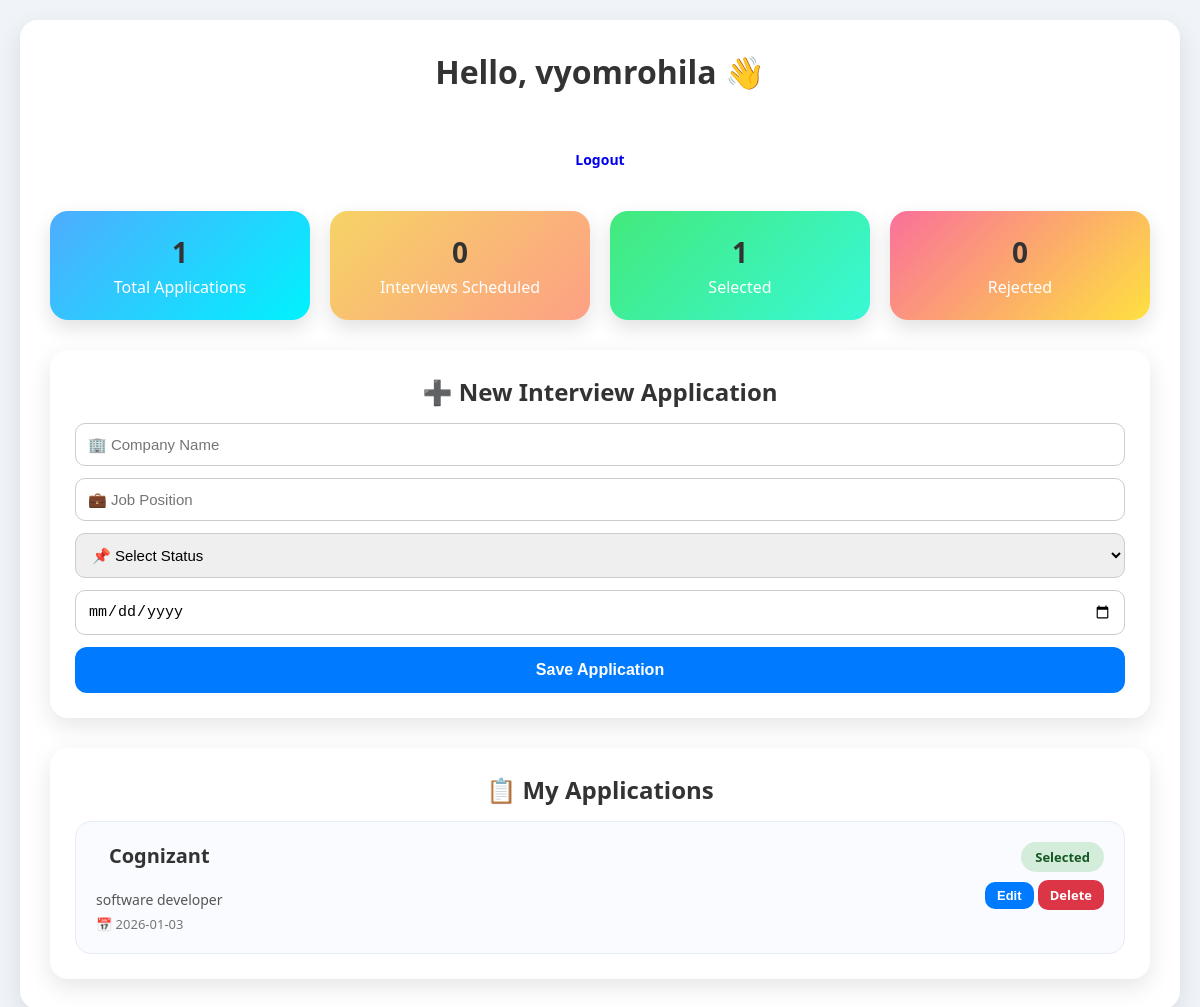
The page /dashboard (signed in) on the database its author committed.
### models.py (models this page shows, shortened)
class User(UserMixin, db.Model):
    id = db.Column(db.Integer, primary_key=True)
    username = db.Column(db.String(100), nullable=False)
    email = db.Column(db.String(120), unique=True, nullable=False)
    password_hash = db.Column(db.String(200), nullable=False)
    applications = db.relationship('Application', backref='user', lazy=True)

class Application(db.Model):
    id = db.Column(db.Integer, primary_key=True)
    company_name = db.Column(db.String(150), nullable=False)
    job_position = db.Column(db.String(150), nullable=False)
    status = db.Column(db.String(50), nullable=False)
    interview_date = db.Column(db.String(50), nullable=False)
    user_id = db.Column(db.Integer, db.ForeignKey('user.id'), nullable=False)

### app.py (the view, shortened to what this page needs)
@app.route('/dashboard', methods=['GET', 'POST'])
@login_required
def dashboard():
    applications = Application.query.filter_by(user_id=current_user.id).all()
    total_apps = len(applications)
    interviews_scheduled = len([a for a in applications if a.status == 'Interview Scheduled'])
    selected = len([a for a in applications if a.status == 'Selected'])
    rejected = len([a for a in applications if a.status == 'Rejected'])
    return render_template(
        'dashboard.html',
        applications=applications,
        username=current_user.username,
        total_apps=total_apps,
        interviews_scheduled=interviews_scheduled,
        selected=selected,
        rejected=rejected
    )

### app.py (called while the page is built)
@login_manager.user_loader
def load_user(user_id):
    return db.session.get(User, int(user_id))

### templates/dashboard.html (shortened to what this page needs)
<!DOCTYPE html>
<html lang="en">
<head>
    <link rel="stylesheet" href="{{ url_for('static', filename='style.css') }}">
</head>
<body>
<div class="container dashboard">
    <div class="dashboard-header">
        <h1>Hello, {{ username }} 👋</h1>
    </div>
    <div class="logout-wrapper">
        <a href="{{ url_for('logout') }}" class="btn logout">Logout</a>
    </div>
    <div class="stats">
        <div class="stat-card total">
            <h3>{{ total_apps }}</h3>
            <p>Total Applications</p>
        </div>
        <div class="stat-card scheduled">
            <h3>{{ interviews_scheduled }}</h3>
            <p>Interviews Scheduled</p>
        </div>
        <div class="stat-card selected">
            <h3>{{ selected }}</h3>
            <p>Selected</p>
        </div>
        <div class="stat-card rejected">
            <h3>{{ rejected }}</h3>
            <p>Rejected</p>
        </div>
    </div>
    <div class="card highlight">
        <h2>➕ New Interview Application</h2>
        <form method="POST" class="form">
            <input type="text" name="company" placeholder="🏢 Company Name" required>
            <input type="text" name="position" placeholder="💼 Job Position" required>
            <select name="status" required>
                <option value="">📌 Select Status</option>
            </select>
            <input type="date" name="date" required>
            <button type="submit" class="btn primary full">Save Application</button>
        </form>
    </div>
    <div class="card">
        <h2>📋 My Applications</h2>
        {% if applications %}
        <div class="applications">
            {% for app in applications %}
            <div class="application-card">
                <div class="app-left">
                    <h3>{{ app.company_name | title }}</h3>
                    <p class="position">{{ app.job_position }}</p>
                    <p class="date">📅 {{ app.interview_date }}</p>
                </div>
                <div class="app-right">
                    <span class="status {{ app.status|lower|replace(' ', '-') }}">
                        {{ app.status }}
                    </span>
                    <div class="actions">
                        <button type="button"
                                class="btn small edit-btn"
                                onclick="document.getElementById('edit-{{ app.id }}').style.display='block'">
                            Edit
                        </button>
                        <a href="{{ url_for('delete_application', id=app.id) }}"
                           class="btn danger small"
                           onclick="return confirm('Are you sure you want to delete this application?')">
                           Delete
                        </a>
                    </div>
                </div>
            </div>
            {% endfor %}
        </div>
        {% else %}
            <p class="empty">No applications added yet.</p>
        {% endif %}
    </div>
</div>
</body>
</html>

### static/style.css (style rules this page uses)
* { margin: 0; padding: 0; box-sizing: border-box; }
body { font-family: 'Segoe UI', Tahoma, Geneva, Verdana, sans-serif; background: #f0f4f8; min-height: 100vh; display: flex; justify-content: center; align-items: flex-start; padding: 20px; }
.container { background: #ffffff; padding: 30px; border-radius: 18px; box-shadow: 0 8px 25px rgba(0,0,0,0.1); width: 100%; max-width: 420px; }
.dashboard { max-width: 1200px; width: 100%; display: flex; flex-direction: column; gap: 30px; }
.dashboard > * { width: 100%; }
h1, h2, h3 { color: #333; margin-bottom: 15px; text-align: center; }
.form { display: flex; flex-direction: column; gap: 12px; }
input, select { padding: 12px; border-radius: 10px; border: 1px solid #ccc; font-size: 15px; }
button, .btn { padding: 12px 18px; border-radius: 10px; border: none; font-size: 14px; font-weight: 600; cursor: pointer; text-decoration: none; text-align: center; display: inline-block; }
button, .btn.primary { background: #007BFF; color: #fff; }
.btn.danger { background: #dc3545; color: #fff; }
.btn.small { padding: 6px 12px; font-size: 13px; }
.dashboard-header { text-align: center; }
.logout-wrapper { display: flex; justify-content: center; }
.stats { display: grid; grid-template-columns: repeat(auto-fit, minmax(220px, 1fr)); gap: 20px; }
.stat-card { padding: 22px; border-radius: 18px; text-align: center; color: #fff; box-shadow: 0 8px 20px rgba(0,0,0,0.12); }
.stat-card h3 { font-size: 28px; margin-bottom: 5px; }
.stat-card.total { background: linear-gradient(135deg, #4facfe, #00f2fe); }
.stat-card.scheduled { background: linear-gradient(135deg, #f6d365, #fda085); }
.stat-card.selected { background: linear-gradient(135deg, #43e97b, #38f9d7); }
.stat-card.rejected { background: linear-gradient(135deg, #fa709a, #fee140); }
.card { background: #ffffff; padding: 25px; border-radius: 18px; box-shadow: 0 8px 25px rgba(0,0,0,0.1); }
.applications { display: flex; flex-direction: column; gap: 18px; }
.application-card { background: #f9fbff; border-radius: 16px; padding: 20px; border: 1px solid #e6ecf5; display: flex; justify-content: space-between; align-items: flex-start; }
.app-left { display: flex; flex-direction: column; gap: 6px; }
.app-left h3 { font-size: 20px; font-weight: 700; text-transform: capitalize; }
.position { font-size: 14px; color: #555; }
.date { font-size: 13px; color: #777; }
.app-right { display: flex; flex-direction: column; align-items: flex-end; gap: 8px; }
.status { padding: 6px 14px; border-radius: 20px; font-size: 13px; font-weight: 600; }
.status.selected { background: #d4edda; color: #155724; }
.btn.primary { padding: 14px 38px; font-size: 1rem; border-radius: 12px; }

### rows shown on the page
User: username "vyomrohila"
Application: company_name "Cognizant", job_position "software developer", interview_date "2026-01-03", status "Selected"

### other values the page prints
{{ total_apps }} "1"
{{ interviews_scheduled }} "0"
{{ selected }} "1"
{{ rejected }} "0"
